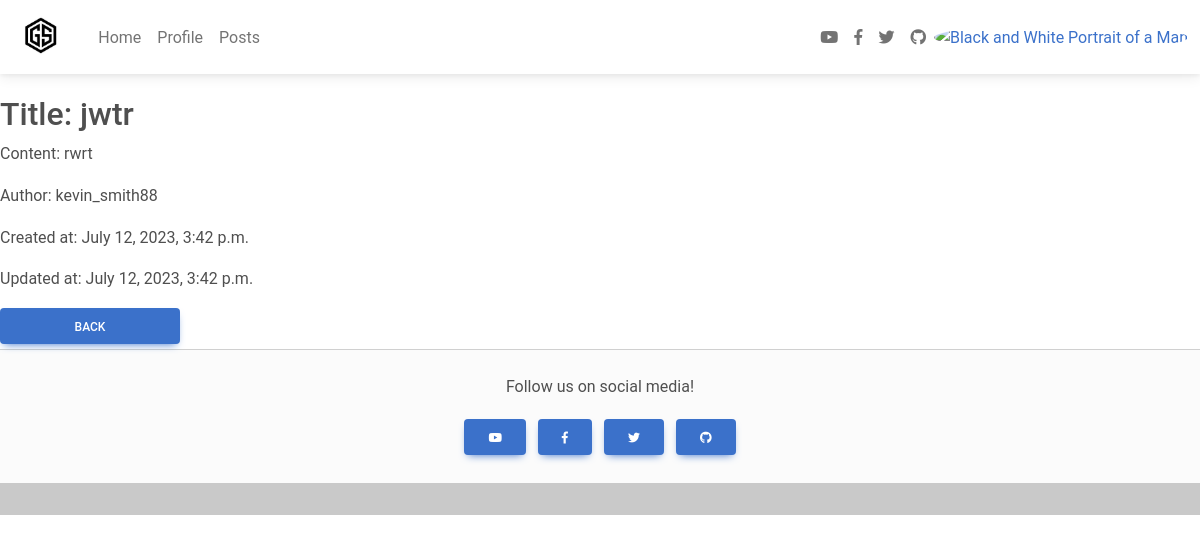
Before: /posts/posts/36/ with the older database file.
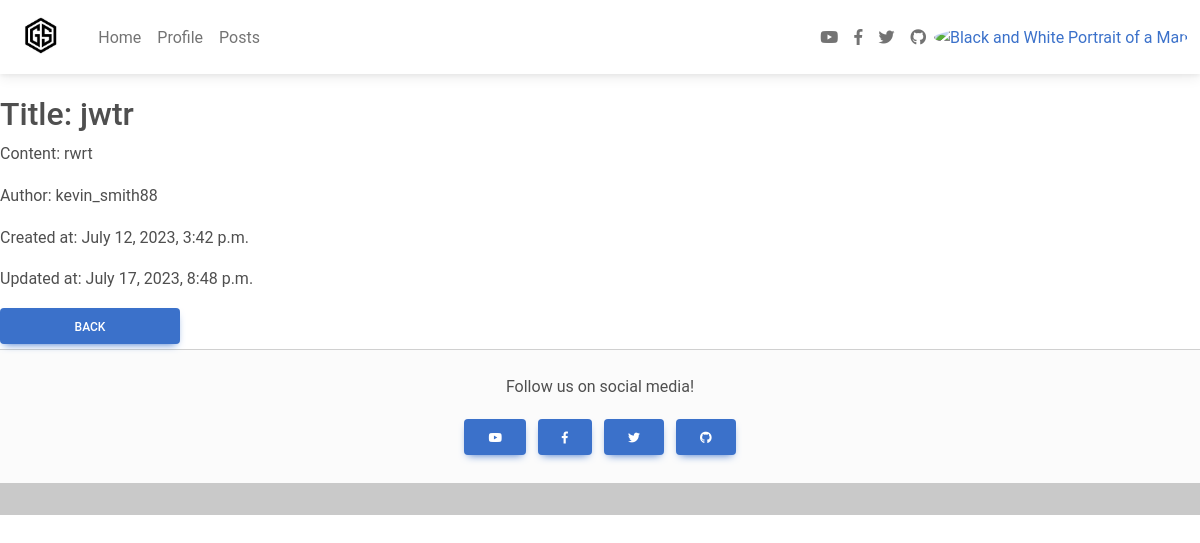
After: the same page with the newer database file.
### posts/models.py (models this page shows, shortened)
class Post(models.Model):
    title = models.CharField(max_length=200)
    content = models.TextField()
    created_at = models.DateTimeField(auto_now_add=True)
    updated_at = models.DateTimeField(auto_now=True)
    created_by = models.ForeignKey(User, on_delete=models.CASCADE)
    liked_users = models.ManyToManyField(
        User, related_name='liked_posts', blank=True)
    disliked_users = models.ManyToManyField(
        User, related_name='disliked_posts', blank=True)

### posts/views.py (the view)
# urls.py: path('posts/<int:post_id>/', views.post_detail, name='post_detail'),
def post_detail(request, post_id):
    post = get_object_or_404(Post, id=post_id)
    return render(request, 'posts/post_detail.html', {'post': post})

### posts/templates/posts/post_detail.html (shortened to what this page needs)
{% extends 'blogProject/layout.html' %} {% load static %} {% block content %}
<html>
  <head>
    <link rel="stylesheet" href="{% static 'blog/css/globals.css' %}" />
  </head>
  <body>
    <div class="post-details-container">
      <h2>Title: {{ post.title }}</h2>
      <p>Content: {{ post.content }}</p>
      <p>Author: {{ post.created_by.username }}</p>
      <p>Created at: {{ post.created_at }}</p>
      <p>Updated at: {{ post.updated_at }}</p>
      <button id="backButton" class="btn btn-primary w-15">Back</button>
    </div>
  </body>
</html>
{% endblock %}

Changed rows visible on the page:
changed Post "jwtr": updated_at "July 12, 2023, 3:42 p.m." → "July 17, 2023, 8:48 p.m."
